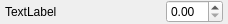
<?xml version="1.0" encoding="UTF-8"?>
<ui version="4.0">
 <class>DoubleFieldSpinBox</class>
 <widget class="QWidget" name="DoubleFieldSpinBox">
  <property name="geometry">
   <rect>
    <x>0</x>
    <y>0</y>
    <width>228</width>
    <height>24</height>
   </rect>
  </property>
  <property name="minimumSize">
   <size>
    <width>0</width>
    <height>24</height>
   </size>
  </property>
  <property name="maximumSize">
   <size>
    <width>16777215</width>
    <height>24</height>
   </size>
  </property>
  <property name="windowTitle">
   <string>Form</string>
  </property>
  <layout class="QHBoxLayout" name="horizontalLayout">
   <property name="spacing">
    <number>0</number>
   </property>
   <property name="leftMargin">
    <number>5</number>
   </property>
   <property name="topMargin">
    <number>0</number>
   </property>
   <property name="rightMargin">
    <number>5</number>
   </property>
   <property name="bottomMargin">
    <number>0</number>
   </property>
   <item>
    <widget class="QLabel" name="label">
     <property name="text">
      <string>TextLabel</string>
     </property>
    </widget>
   </item>
   <item>
    <spacer name="horizontalSpacer">
     <property name="orientation">
      <enum>Qt::Horizontal</enum>
     </property>
     <property name="sizeHint" stdset="0">
      <size>
       <width>115</width>
       <height>20</height>
      </size>
     </property>
    </spacer>
   </item>
   <item>
    <widget class="QDoubleSpinBox" name="spinBox">
     <property name="singleStep">
      <double>0.010000000000000</double>
     </property>
     <property name="value">
      <double>0.000000000000000</double>
     </property>
    </widget>
   </item>
  </layout>
 </widget>
 <resources/>
 <connections/>
</ui>
